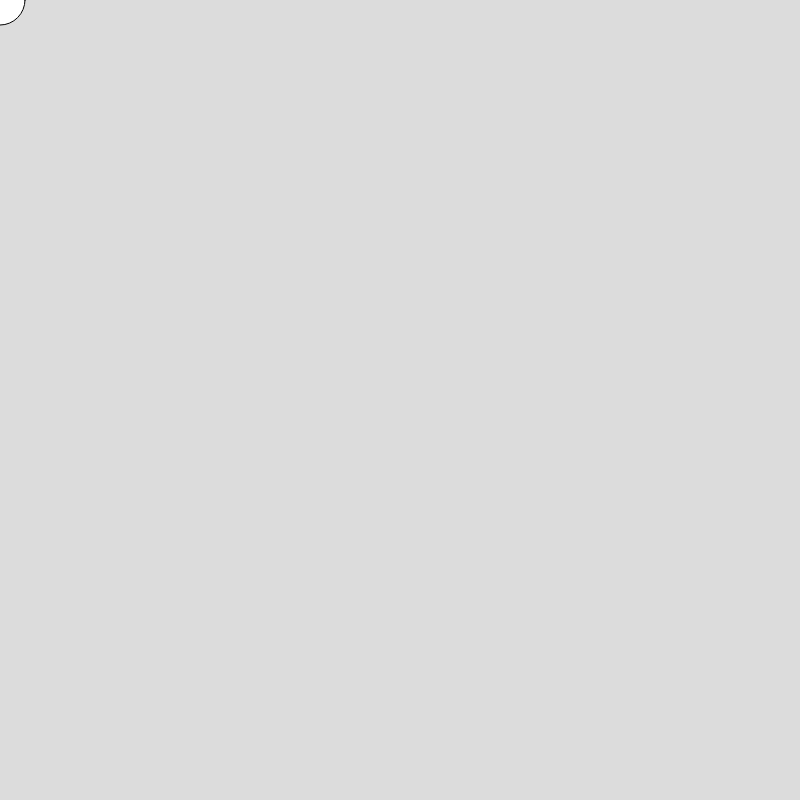
Frame 1 (no input)
Frame 60 (no input): identical to frame 1, image omitted
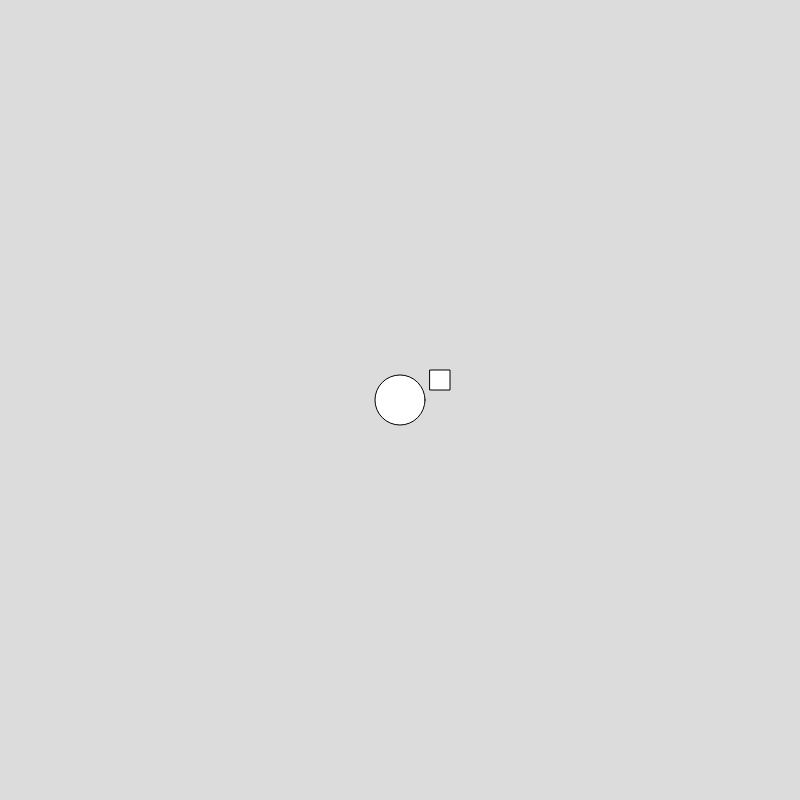
Frame 120 (the mouse pressed at the canvas centre since frame 60)

The p5.js sketch that drew these frames (run headless with seeded random() and noise() and a simulated clock; from frame 60 on, the mouse is pressed at the canvas centre):

// p5.js sketch
// ── sketch.js
function setup() {
  createCanvas(800, 800);
}

function draw() {
  background(220);
	comp1();
  comp2();
}

// ── comp1.js
function comp1() {

ellipse(mouseX, mouseY, 50, 50);
}

// ── comp2.js
function comp2() {
  rect(mouseX+30, mouseY-30, 20, 20);

}
